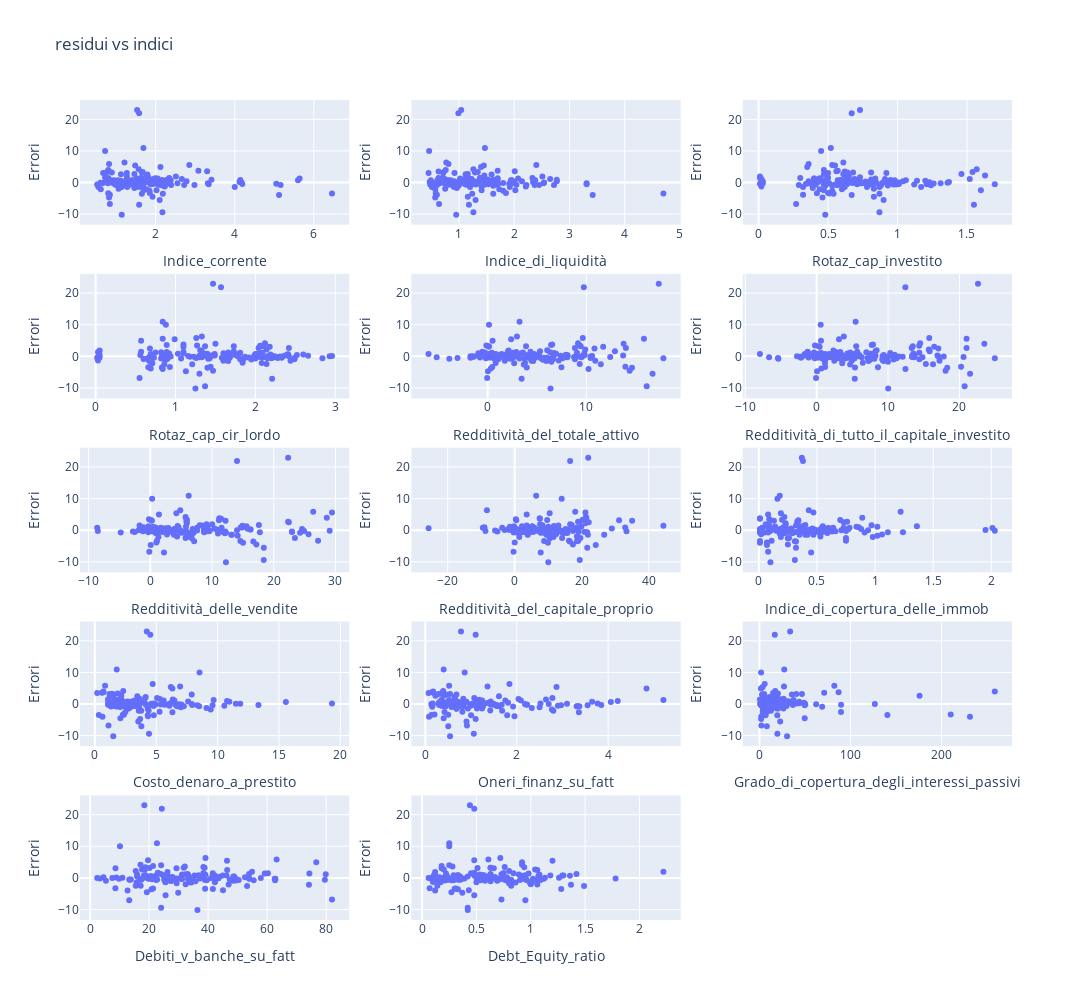

Notebook cell for this chart:
### Markdown cell above
### covarianza tra errori e indici
#### quarta condizione

### Code cell
# Crea una griglia 5x3 di subplot
fig = make_subplots(rows=5, cols=3)

# Cicla attraverso le colonne a partire dalla 7a
for idx, col_name in enumerate(df.columns[7:]):
    # Calcola la riga e la colonna corrispondenti nella griglia 5x3
    row = idx // 3 + 1
    col = idx % 3 + 1

    # Aggiungi un grafico a questa posizione
    scatter = px.scatter(df.dropna(), y=previsioni['residui'], x=col_name)
    fig.add_trace(scatter.data[0], row=row, col=col)

    # Aggiungi titoli agli assi x e y
    fig.update_xaxes(title_text=col_name, row=row, col=col)
    fig.update_yaxes(title_text='Errori', row=row, col=col)


# Aggiungi un layout per personalizzare il titolo e le dimensioni
fig.update_layout(
    title='residui vs indici',
    height=1000,  # Imposta l'altezza della griglia
    width=1200    # Imposta la larghezza della griglia
)

# Visualizza la griglia
fig.show()

### Figure 1 — Plotly figure (JSON) as saved in the notebook; plotly's stock layout.template omitted (floating-point values rounded to 4 significant figures; data arrays with more than 128 entries replaced by an {"elided": "..."} marker saying what was removed)
{"data": [{"hovertemplate": "Indice_corrente=%{x}<br>y=%{y}<extra></extra>", "legendgroup": "", "marker": {"color": "#636efa", "symbol": "circle"}, "mode": "markers", "name": "", "orientation": "v", "showlegend": false, "type": "scatter", "x": {"elided": "166 float values"}, "xaxis": "x", "y": {"elided": "166 float values"}, "yaxis": "y"}, {"hovertemplate": "Indice_di_liquidità=%{x}<br>y=%{y}<extra></extra>", "legendgroup": "", "marker": {"color": "#636efa", "symbol": "circle"}, "mode": "markers", "name": "", "orientation": "v", "showlegend": false, "type": "scatter", "x": {"elided": "166 float values"}, "xaxis": "x2", "y": {"elided": "166 float values"}, "yaxis": "y2"}, {"hovertemplate": "Rotaz_cap_investito=%{x}<br>y=%{y}<extra></extra>", "legendgroup": "", "marker": {"color": "#636efa", "symbol": "circle"}, "mode": "markers", "name": "", "orientation": "v", "showlegend": false, "type": "scatter", "x": {"elided": "166 float values"}, "xaxis": "x3", "y": {"elided": "166 float values"}, "yaxis": "y3"}, {"hovertemplate": "Rotaz_cap_cir_lordo=%{x}<br>y=%{y}<extra></extra>", "legendgroup": "", "marker": {"color": "#636efa", "symbol": "circle"}, "mode": "markers", "name": "", "orientation": "v", "showlegend": false, "type": "scatter", "x": {"elided": "166 float values"}, "xaxis": "x4", "y": {"elided": "166 float values"}, "yaxis": "y4"}, {"hovertemplate": "Redditività_del_totale_attivo=%{x}<br>y=%{y}<extra></extra>", "legendgroup": "", "marker": {"color": "#636efa", "symbol": "circle"}, "mode": "markers", "name": "", "orientation": "v", "showlegend": false, "type": "scatter", "x": {"elided": "166 float values"}, "xaxis": "x5", "y": {"elided": "166 float values"}, "yaxis": "y5"}, {"hovertemplate": "Redditività_di_tutto_il_capitale_investito=%{x}<br>y=%{y}<extra></extra>", "legendgroup": "", "marker": {"color": "#636efa", "symbol": "circle"}, "mode": "markers", "name": "", "orientation": "v", "showlegend": false, "type": "scatter", "x": {"elided": "166 float values"}, "xaxis": "x6", "y": {"elided": "166 float values"}, "yaxis": "y6"}, {"hovertemplate": "Redditività_delle_vendite=%{x}<br>y=%{y}<extra></extra>", "legendgroup": "", "marker": {"color": "#636efa", "symbol": "circle"}, "mode": "markers", "name": "", "orientation": "v", "showlegend": false, "type": "scatter", "x": {"elided": "166 float values"}, "xaxis": "x7", "y": {"elided": "166 float values"}, "yaxis": "y7"}, {"hovertemplate": "Redditività_del_capitale_proprio=%{x}<br>y=%{y}<extra></extra>", "legendgroup": "", "marker": {"color": "#636efa", "symbol": "circle"}, "mode": "markers", "name": "", "orientation": "v", "showlegend": false, "type": "scatter", "x": {"elided": "166 float values"}, "xaxis": "x8", "y": {"elided": "166 float values"}, "yaxis": "y8"}, {"hovertemplate": "Indice_di_copertura_delle_immob=%{x}<br>y=%{y}<extra></extra>", "legendgroup": "", "marker": {"color": "#636efa", "symbol": "circle"}, "mode": "markers", "name": "", "orientation": "v", "showlegend": false, "type": "scatter", "x": {"elided": "166 float values"}, "xaxis": "x9", "y": {"elided": "166 float values"}, "yaxis": "y9"}, {"hovertemplate": "Costo_denaro_a_prestito=%{x}<br>y=%{y}<extra></extra>", "legendgroup": "", "marker": {"color": "#636efa", "symbol": "circle"}, "mode": "markers", "name": "", "orientation": "v", "showlegend": false, "type": "scatter", "x": {"elided": "166 float values"}, "xaxis": "x10", "y": {"elided": "166 float values"}, "yaxis": "y10"}, {"hovertemplate": "Oneri_finanz_su_fatt=%{x}<br>y=%{y}<extra></extra>", "legendgroup": "", "marker": {"color": "#636efa", "symbol": "circle"}, "mode": "markers", "name": "", "orientation": "v", "showlegend": false, "type": "scatter", "x": {"elided": "166 float values"}, "xaxis": "x11", "y": {"elided": "166 float values"}, "yaxis": "y11"}, {"hovertemplate": "Grado_di_copertura_degli_interessi_passivi=%{x}<br>y=%{y}<extra></extra>", "legendgroup": "", "marker": {"color": "#636efa", "symbol": "circle"}, "mode": "markers", "name": "", "orientation": "v", "showlegend": false, "type": "scatter", "x": {"elided": "166 float values"}, "xaxis": "x12", "y": {"elided": "166 float values"}, "yaxis": "y12"}, {"hovertemplate": "Debiti_v_banche_su_fatt=%{x}<br>y=%{y}<extra></extra>", "legendgroup": "", "marker": {"color": "#636efa", "symbol": "circle"}, "mode": "markers", "name": "", "orientation": "v", "showlegend": false, "type": "scatter", "x": {"elided": "166 float values"}, "xaxis": "x13", "y": {"elided": "166 float values"}, "yaxis": "y13"}, {"hovertemplate": "Debt_Equity_ratio=%{x}<br>y=%{y}<extra></extra>", "legendgroup": "", "marker": {"color": "#636efa", "symbol": "circle"}, "mode": "markers", "name": "", "orientation": "v", "showlegend": false, "type": "scatter", "x": {"elided": "166 float values"}, "xaxis": "x14", "y": {"elided": "166 float values"}, "yaxis": "y14"}], "layout": {"height": 1000, "title": {"text": "residui vs indici"}, "width": 1200, "xaxis": {"anchor": "y", "domain": [0, 0.2889], "title": {"text": "Indice_corrente"}}, "xaxis10": {"anchor": "y10", "domain": [0, 0.2889], "title": {"text": "Costo_denaro_a_prestito"}}, "xaxis11": {"anchor": "y11", "domain": [0.3556, 0.6444], "title": {"text": "Oneri_finanz_su_fatt"}}, "xaxis12": {"anchor": "y12", "domain": [0.7111, 1], "title": {"text": "Grado_di_copertura_degli_interessi_passivi"}}, "xaxis13": {"anchor": "y13", "domain": [0, 0.2889], "title": {"text": "Debiti_v_banche_su_fatt"}}, "xaxis14": {"anchor": "y14", "domain": [0.3556, 0.6444], "title": {"text": "Debt_Equity_ratio"}}, "xaxis15": {"anchor": "y15", "domain": [0.7111, 1]}, "xaxis2": {"anchor": "y2", "domain": [0.3556, 0.6444], "title": {"text": "Indice_di_liquidità"}}, "xaxis3": {"anchor": "y3", "domain": [0.7111, 1], "title": {"text": "Rotaz_cap_investito"}}, "xaxis4": {"anchor": "y4", "domain": [0, 0.2889], "title": {"text": "Rotaz_cap_cir_lordo"}}, "xaxis5": {"anchor": "y5", "domain": [0.3556, 0.6444], "title": {"text": "Redditività_del_totale_attivo"}}, "xaxis6": {"anchor": "y6", "domain": [0.7111, 1], "title": {"text": "Redditività_di_tutto_il_capitale_investito"}}, "xaxis7": {"anchor": "y7", "domain": [0, 0.2889], "title": {"text": "Redditività_delle_vendite"}}, "xaxis8": {"anchor": "y8", "domain": [0.3556, 0.6444], "title": {"text": "Redditività_del_capitale_proprio"}}, "xaxis9": {"anchor": "y9", "domain": [0.7111, 1], "title": {"text": "Indice_di_copertura_delle_immob"}}, "yaxis": {"anchor": "x", "domain": [0.848, 1], "title": {"text": "Errori"}}, "yaxis10": {"anchor": "x10", "domain": [0.212, 0.364], "title": {"text": "Errori"}}, "yaxis11": {"anchor": "x11", "domain": [0.212, 0.364], "title": {"text": "Errori"}}, "yaxis12": {"anchor": "x12", "domain": [0.212, 0.364], "title": {"text": "Errori"}}, "yaxis13": {"anchor": "x13", "domain": [0, 0.152], "title": {"text": "Errori"}}, "yaxis14": {"anchor": "x14", "domain": [0, 0.152], "title": {"text": "Errori"}}, "yaxis15": {"anchor": "x15", "domain": [0, 0.152]}, "yaxis2": {"anchor": "x2", "domain": [0.848, 1], "title": {"text": "Errori"}}, "yaxis3": {"anchor": "x3", "domain": [0.848, 1], "title": {"text": "Errori"}}, "yaxis4": {"anchor": "x4", "domain": [0.636, 0.788], "title": {"text": "Errori"}}, "yaxis5": {"anchor": "x5", "domain": [0.636, 0.788], "title": {"text": "Errori"}}, "yaxis6": {"anchor": "x6", "domain": [0.636, 0.788], "title": {"text": "Errori"}}, "yaxis7": {"anchor": "x7", "domain": [0.424, 0.576], "title": {"text": "Errori"}}, "yaxis8": {"anchor": "x8", "domain": [0.424, 0.576], "title": {"text": "Errori"}}, "yaxis9": {"anchor": "x9", "domain": [0.424, 0.576], "title": {"text": "Errori"}}}}
